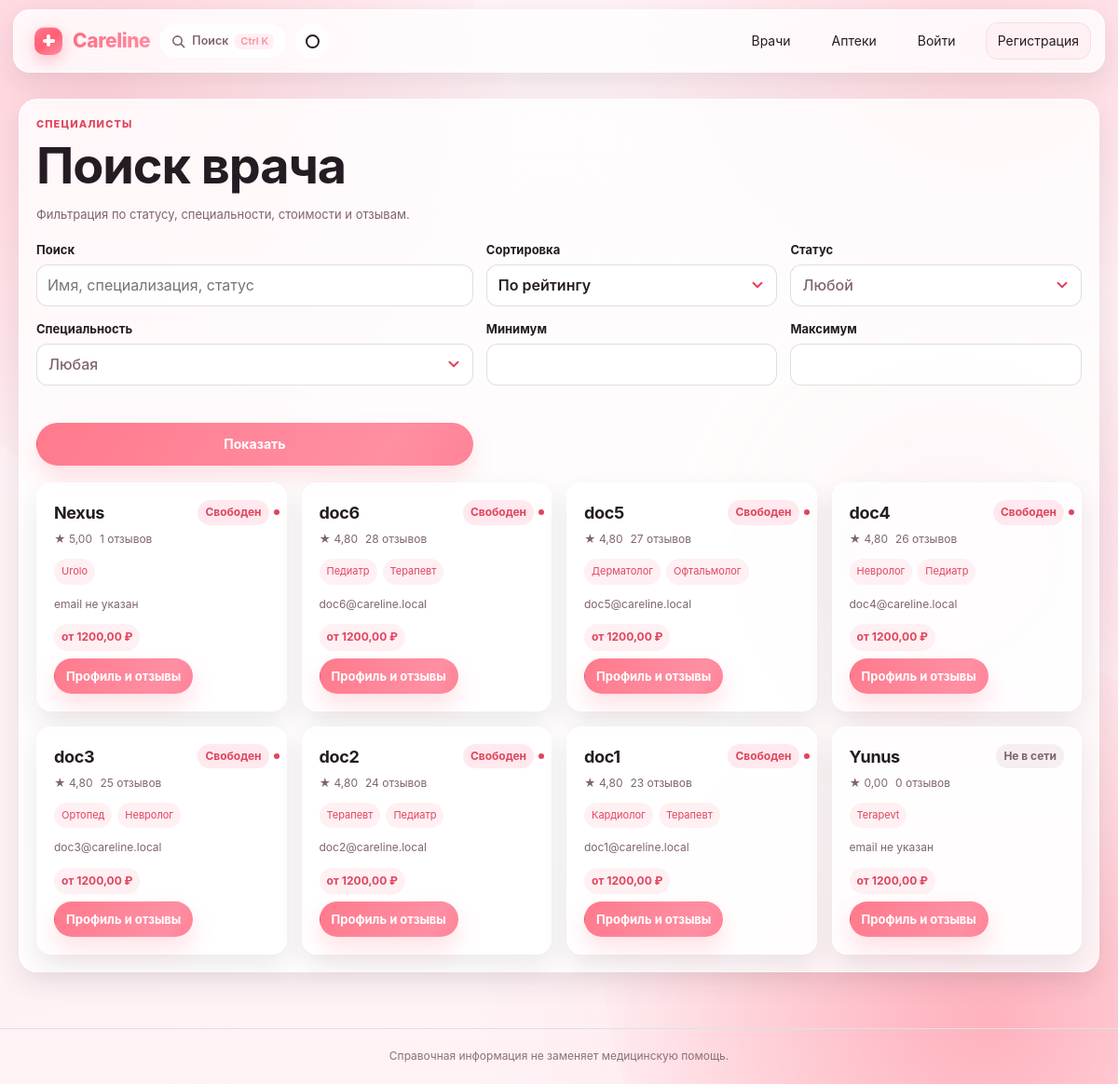
The app's page /doctors/ with its own data.
### myapp/models.py (models this page shows, shortened)
class DoctorProfile(models.Model):
	class Status(models.TextChoices):
		FREE = 'FREE', 'Свободен'
		BUSY = 'BUSY', 'Занят'
		OFFLINE = 'OFFLINE', 'Не в сети'
		VACATION = 'VACATION', 'В отпуске'
		EMERGENCY = 'EMERGENCY', 'Экстренный вызов'
	user = models.OneToOneField(User, on_delete=models.CASCADE, related_name='doctor_profile')
	specialty = models.CharField(max_length=100, blank=True, default='')
	specialties = models.JSONField(default=list, blank=True)
	consultation_price = models.DecimalField(max_digits=8, decimal_places=2, default=1200.00)
	status = models.CharField(max_length=20, choices=Status.choices, default=Status.OFFLINE)
	rating = models.DecimalField(max_digits=3, decimal_places=2, default=0)
	reviews_count = models.PositiveIntegerField(default=0)
	@property
	def specialty_list(self):
		if self.specialties:
			return self.specialties
		if self.specialty:
			return [self.specialty]
		return []
	def get_full_name(self):
		return self.user.get_full_name() or self.user.username

### myapp/views.py (the view, shortened to what this page needs)
# urls.py: path('doctors/', doctor_directory, name='doctor_directory'),
@directory_cache
def doctor_directory(request):
	search_query = (request.GET.get('q') or '').strip()
	specialty_filter = request.GET.get('specialty') or ''
	status_filter = request.GET.get('status') or ''
	min_price = request.GET.get('min_price')
	max_price = request.GET.get('max_price')
	doctor_sorts = {
		'rating': ('-rating', '-reviews_count', '-consultation_price', 'user__username'),
		'price_asc': ('consultation_price', '-rating'),
		'price_desc': ('-consultation_price', '-rating'),
		'reviews': ('-reviews_count', '-rating'),
		'name': ('user__last_name', 'user__first_name', 'user__username'),
	}
	sort = request.GET.get('sort') if request.GET.get('sort') in doctor_sorts else 'rating'
	queryset = DoctorProfile.objects.select_related('user').order_by(*doctor_sorts[sort])
	if status_filter:
		queryset = queryset.filter(status=status_filter)
	if min_price:
		try:
			queryset = queryset.filter(consultation_price__gte=float(min_price))
		except ValueError:
			pass
	if max_price:
		try:
			queryset = queryset.filter(consultation_price__lte=float(max_price))
		except ValueError:
			pass
	doctors = list(queryset)
	if specialty_filter:
		specialty_term = specialty_filter.casefold()
		doctors = [
			doctor for doctor in doctors
			if any(specialty_term in specialty.casefold() for specialty in doctor.specialty_list)
		]
	return render(request, 'myapp/doctor_directory.html', {
		'doctors': doctors,
		'query': search_query,
		'specialty_filter': specialty_filter,
		'status_filter': status_filter,
		'min_price': min_price or '',
		'max_price': max_price or '',
		'sort': sort,
		'favorite_ids': set(
			Favorite.objects.filter(user=request.user).values_list('doctor_id', flat=True)
		) if request.user.is_authenticated else set(),
		'available_specialties': sorted({specialty for doctor in DoctorProfile.objects.all() for specialty in doctor.specialty_list}),
		'available_statuses': DoctorProfile.Status.choices,
	})

### myapp/templates/myapp/doctor_directory.html (shortened to what this page needs)
{% extends 'myapp/base.html' %}
{% block content %}
    <section class="directory-shell">
        <p class="eyebrow">СПЕЦИАЛИСТЫ</p>
        <h1>Поиск врача</h1>
        <p class="muted">Фильтрация по статусу, специальности, стоимости и отзывам.</p>
        <form method="get" class="directory-toolbar">
            <div class="catalog-filter-field">
                <label for="q">Поиск</label>
                <input id="q" type="text" name="q" value="{{ query }}" placeholder="Имя, специализация, статус">
            </div>
            <div class="catalog-filter-field">
                <label for="sort">Сортировка</label>
                <select id="sort" name="sort">
                    <option value="rating" {% if sort == 'rating' %}selected{% endif %}>По рейтингу</option>
                </select>
            </div>
            <div class="catalog-filter-field">
                <label for="status">Статус</label>
                <select id="status" name="status">
                    <option value="">Любой</option>
                </select>
            </div>
            <div class="catalog-filter-field">
                <label for="specialty">Специальность</label>
                <select id="specialty" name="specialty">
                    <option value="">Любая</option>
                </select>
            </div>
            <div class="catalog-filter-field">
                <label for="min_price">Минимум</label>
                <input id="min_price" type="number" name="min_price" value="{{ min_price }}" min="0" step="100">
            </div>
            <div class="catalog-filter-field">
                <label for="max_price">Максимум</label>
                <input id="max_price" type="number" name="max_price" value="{{ max_price }}" min="0" step="100">
            </div>
            <div class="catalog-filter-field">
                <label>&nbsp;</label>
                <button class="button" type="submit">Показать</button>
            </div>
        </form>
        <div class="directory-grid">
            {% for doctor in doctors %}
                <article class="doctor-card">
                    <div class="doctor-card-header">
                        <div>
                            <h3>{{ doctor.get_full_name }}</h3>
                            <div class="doctor-card-meta">
                                <span>★ {{ doctor.rating }}</span>
                                <span>{{ doctor.reviews_count }} отзывов</span>
                            </div>
                        </div>
                        <span class="status-badge {{ doctor.status|lower }}">{{ doctor.get_status_display }}</span>
                    </div>
                    <div class="doctor-specialties">
                        {% for specialty in doctor.specialty_list %}
                            <span>{{ specialty }}</span>
                        {% empty %}
                            <span>{{ doctor.primary_specialty }}</span>
                        {% endfor %}
                    </div>
                    <div class="doctor-card-meta">
                        <span>{{ doctor.user.email|default:'email не указан' }}</span>
                    </div>
                    <div class="action-row">
                        <span class="price-pill">от {{ doctor.consultation_price }} ₽</span>
                        <a class="button button-small" href="{% url 'doctor_detail' doctor.pk %}">Профиль и отзывы</a>
                    </div>
                </article>
            {% empty %}
                <p class="empty">По вашему запросу врачи не найдены.</p>
            {% endfor %}
        </div>
    </section>
{% endblock %}

### myapp/static/myapp/style.css (style rules this page uses)
:root { color-scheme: light; --ink: #3b2b32; --muted: #8a6e77; --paper: #fff6f7; --white: #ffffff; --line: #f4dee3; --green: #ff8fa3; --green-dark: #e0455d; --mint: #ffeef2; --soft: #fff1ec; --amber: #c88725; --red: #e0455d; --sky: #edf3fc; --shadow: 0 18px 45px rgba(74, 46, 56, 0.09); }
* { box-sizing: border-box; }
html { scroll-behavior: smooth; }
body { margin: 0; background-color: var(--paper); background-image: linear-gradient(120deg, rgba(255, 246, 247,.96), rgba(255,255,255,.9) 50%, rgba(255, 236, 241,.9)); background-attachment: fixed; color: var(--ink); font-family: "Trebuchet MS", "Segoe UI", sans-serif; line-height: 1.55; }
a { color: var(--green-dark); text-decoration: none; }
.eyebrow { margin: 0 0 7px; color: var(--green-dark); font-size: 11px; font-weight: 800; letter-spacing: .08em; }
h1, h2, h3, p { margin-top: 0; }
h1 { margin-bottom: 13px; font-family: Georgia, serif; font-size: clamp(34px, 5vw, 54px); font-weight: 500; line-height: 1.07; }
h3 { margin-bottom: 5px; font-size: 18px; }
.button { display: inline-flex; min-height: 46px; align-items: center; justify-content: center; gap: 20px; padding: 10px 18px; border: 1px solid var(--green); border-radius: 999px; background: linear-gradient(135deg, var(--green), #ff5f74); color: white; font: inherit; font-size: 14px; font-weight: 700; cursor: pointer; box-shadow: 0 18px 28px rgba(255, 95, 116, 0.22); transition: transform .2s ease, box-shadow .2s ease; }
.button-small { min-height: 38px; padding: 7px 12px; gap: 8px; font-size: 13px; }
.muted { color: var(--muted); font-size: 13px; }
input, textarea, select { width: 100%; min-height: 42px; padding: 9px 11px; border: 1px solid #ecd4da; border-radius: 12px; background: white; color: var(--ink); font: inherit; }
.catalog-filter-field { display: grid; gap: 6px; }
.catalog-filter-field label { font-size: 13px; font-weight: 650; }
.directory-shell { padding: 18px; background: rgba(255,255,255,0.8); border: 1px solid var(--line); border-radius: 24px; box-shadow: var(--shadow); }
.directory-toolbar { display: grid; grid-template-columns: 1.5fr repeat(2, minmax(120px, 1fr)); gap: 14px; margin: 18px 0; }
.directory-toolbar .catalog-filter-field { gap: 6px; }
.directory-grid { display: grid; grid-template-columns: repeat(auto-fill, minmax(250px, 1fr)); gap: 16px; }
.doctor-card, .pharmacy-card { display: grid; gap: 12px; padding: 18px; border: 1px solid var(--line); background: white; border-radius: 18px; box-shadow: var(--shadow); }
.doctor-card-header { display: flex; justify-content: space-between; align-items: start; gap: 14px; }
.doctor-card .status-badge, .pharmacy-card .rating-badge { display: inline-flex; align-items: center; padding: 4px 8px; border-radius: 999px; font-size: 12px; font-weight: 700; }
.status-badge.free { background: #ffe9ee; color: #e0455d; }
.status-badge.offline { background: #f7eef1; color: #4e5961; }
.doctor-card-meta, .pharmacy-card-meta { display: flex; flex-wrap: wrap; gap: 8px; color: var(--muted); font-size: 12px; }
.doctor-specialties { display: flex; flex-wrap: wrap; gap: 6px; }
.doctor-specialties span { padding: 5px 8px; border-radius: 999px; background: var(--mint); color: var(--green-dark); font-size: 11px; }
.doctor-card .action-row, .pharmacy-card .action-row { display: flex; justify-content: space-between; align-items: center; gap: 8px; margin-top: auto; }
.price-pill { display: inline-flex; padding: 5px 8px; background: #fff1f5; color: #d9455e; font-size: 12px; border-radius: 999px; font-weight: 700; }
.welcome-grid, .specialist-banner, .doctor-row, .doctor-card, .pharmacy-card { animation: rise-in .48s ease-out both; }
.doctor-row:nth-child(2), .doctor-card:nth-child(2), .pharmacy-card:nth-child(2) { animation-delay: .08s; }
.doctor-row:nth-child(3), .doctor-card:nth-child(3), .pharmacy-card:nth-child(3) { animation-delay: .16s; }
.container > section { animation: rise-in .5s ease-out both; }
.directory-grid > :nth-child(4n + 1), .medicine-grid > :nth-child(4n + 1) { animation: rise-in .48s ease-out both; }
.directory-grid > :nth-child(4n + 2), .medicine-grid > :nth-child(4n + 2) { animation: rise-in .48s .06s ease-out both; }
.directory-grid > :nth-child(4n + 3), .medicine-grid > :nth-child(4n + 3) { animation: rise-in .48s .12s ease-out both; }

### records on screen
DoctorProfile: get_full_name "Nexus", rating "5,00", reviews_count "1", status "Свободен", specialty_list "Urolo", user.email "email не указан", consultation_price "1200,00"
DoctorProfile: get_full_name "doc6", rating "4,80", reviews_count "28", status "Свободен", specialty_list "Педиатр" "Терапевт", user.email "doc6@careline.local", consultation_price "1200,00"
DoctorProfile: get_full_name "doc5", rating "4,80", reviews_count "27", status "Свободен", specialty_list "Дерматолог" "Офтальмолог", user.email "doc5@careline.local", consultation_price "1200,00"
DoctorProfile: get_full_name "doc4", rating "4,80", reviews_count "26", status "Свободен", specialty_list "Невролог" "Педиатр", user.email "doc4@careline.local", consultation_price "1200,00"
DoctorProfile: get_full_name "doc3", rating "4,80", reviews_count "25", status "Свободен", specialty_list "Ортопед" "Невролог", user.email "doc3@careline.local", consultation_price "1200,00"
DoctorProfile: get_full_name "doc2", rating "4,80", reviews_count "24", status "Свободен", specialty_list "Терапевт" "Педиатр", user.email "doc2@careline.local", consultation_price "1200,00"
DoctorProfile: get_full_name "doc1", rating "4,80", reviews_count "23", status "Свободен", specialty_list "Кардиолог" "Терапевт", user.email "doc1@careline.local", consultation_price "1200,00"
DoctorProfile: get_full_name "Yunus", rating "0,00", reviews_count "0", status "Не в сети", specialty_list "Terapevt", user.email "email не указан", consultation_price "1200,00"
